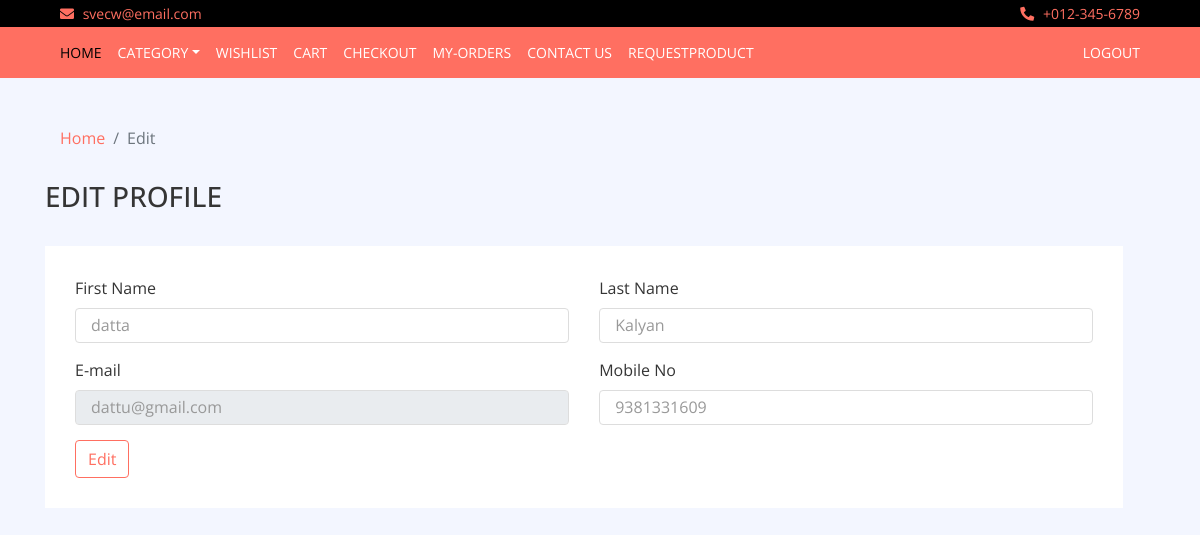
The app's page /Toys/Edit/ (signed in) with its own data.
### Toys/models.py (models this page shows, shortened)
class Customer(AbstractBaseUser):
	Email = models.EmailField(null=False,unique=True,max_length=30)
	FirstName=models.CharField(max_length=20,unique=True)
	LastName=models.CharField(max_length=20)
	Mobile=models.CharField(max_length=10)
	is_admin=models.BooleanField(default=False)
	is_active=models.BooleanField(default=True)
	is_staff=models.BooleanField(default=False)
	is_superuser=models.BooleanField(default=False)
	USERNAME_FIELD = 'Email'
	REQUIRED_FIELDS = ['FirstName','LastName','Mobile']
	objects = MyUserManager()

### Toys/views.py (the view)
# urls.py: path('Edit/', views.edit_profile, name = 'Edit'),
def edit_profile(request):
	context={}
	if request.method == 'POST':
		form = EditProfileForm(request.POST, instance=request.user)
		profile_form = ProfileForm(request.POST, request.FILES, instance=request.user)  # request.FILES is show the selected image or file
		if form.is_valid() and profile_form.is_valid():
			user_form = form.save()
			custom_form = profile_form.save(False)
			custom_form.user = user_form
			custom_form.save()
			context['msg'] = "Updated your Profile successfully"
			context['ad']=False
			return render(request,'EditProfile.html',context)
	else:
		form = EditProfileForm(instance=request.user)
		profile_form = ProfileForm(instance=request.user)
		args = {}
		args['form'] = form
		args['profile_form'] = profile_form
		args['ad']=False
		return render(request, 'EditProfile.html', args)

### Toys/forms.py
class EditProfileForm(forms.ModelForm):
    class Meta:
        model = Customer
        fields = (
            'Email',
        )

class ProfileForm(forms.ModelForm):
    class Meta:
        model = Customer
        fields=(
            'FirstName',
            'LastName',
            'Mobile',
            )

### Toys/templates/EditProfile.html (shortened to what this page needs)
<!DOCTYPE html>
<html lang="en">
    <head>
        {% load static %}
        <link href="https://stackpath.bootstrapcdn.com/bootstrap/4.4.1/css/bootstrap.min.css" rel="stylesheet" type="text/css">
        <link href="https://cdnjs.cloudflare.com/ajax/libs/font-awesome/5.10.0/css/all.min.css" rel="stylesheet" type="text/css">
        <link href="{% static 'lib/slick/slick.css' %}" rel="stylesheet" type="text/css">
        <link href="{% static 'lib/slick/slick-theme.css' %}" rel="stylesheet" type="text/css">
        <link rel="stylesheet" href="{% static 'style.css' %}">
    </head>
    <body>
        <div class="top-bar">
            <div class="container-fluid">
                <div class="row">
                    <div class="col-sm-6">
                        <i class="fa fa-envelope"></i>
                        svecw@email.com
                    </div>
                    <div class="col-sm-6">
                        <i class="fa fa-phone-alt"></i>
                        +012-345-6789
                    </div>
                </div>
            </div>
        </div>
        <div class="nav">
            <div class="container-fluid">
                <nav class="navbar navbar-expand-md bg-dark navbar-dark">
                    <div class="collapse navbar-collapse justify-content-between" id="navbarCollapse" style="padding-top: 7px;padding-bottom: 7px">
                        <div class="navbar-nav mr-auto" >
                            <a href="{% url 'home'%}" class="nav-item nav-link active">Home</a>
                            <div class="nav-item dropdown">
                                <a href="#" class="nav-link dropdown-toggle" data-toggle="dropdown">Category</a>
                            </div>
                            <a href="{% url 'wishlist'%}" class="nav-item nav-link">Wishlist</a>
                            <a href="{% url 'cart'%}" class="nav-item nav-link">cart</a>
                            <a href="{% url 'checkout'%}" class="nav-item nav-link">Checkout</a>
                            <a href="{% url 'orders'%}" class="nav-item nav-link">My-Orders</a>
                            <a href="{% url 'contact'%}" class="nav-item nav-link">Contact Us</a>
                            <a href="{% url 'requestProduct'%}" class="nav-item nav-link">RequestProduct</a>
                        </div>
                        <div class="navbar-nav ml-auto">
                            <a href="{% url 'logout'%}" style="padding-left: 200px" class="nav-item nav-link">Logout</a>
                            </div>
                        </div>
                    </div>
            </div>
        <br>
        <br>
        <div class="breadcrumb-wrap">
            <div class="container-fluid">
                <ul class="breadcrumb">
                    <li class="breadcrumb-item"><a href="{% url 'home' %}">Home</a></li>
                    <li class="breadcrumb-item active">Edit</li>
                </ul>
            </div>
        </div>
        <div class="login">
            <div class="container-fluid">
                <div class="row">
                    <div >
                    <h3 style="font-style: bold">EDIT PROFILE</h3><br>
                    <form action="{% url 'Edit' %}" method="POST" class="">
                        <div class="register-form">
                            <div class="row">
                                <div class="col-md-6">
                                    <label>First Name</label>
                                    <input class="form-control" type="text" placeholder="First Name" value="{{profile_form.FirstName.value}}" name="FirstName">
                                </div>
                                <div class="col-md-6">
                                    <label>Last Name</label>
                                    <input class="form-control" type="text" placeholder="Last Name" value="{{profile_form.LastName.value}}" name="LastName" >
                                </div>
                                <div class="col-md-6">
                                    <label>E-mail</label>
                                    <input class="form-control" type="text" placeholder="E-mail" value="{{form.Email.value}}" name = "Email" readonly>
                                </div>
                                <div class="col-md-6">
                                    <label>Mobile No</label>
                                    <input class="form-control" type="text" placeholder="Mobile No" value="{{profile_form.Mobile.value}}" name="Mobile">
                                </div>
                                <br> {{ msg }}
                                <br><br>
                                <div class="col-md-12">
                                    <button class="btn">Edit</button>
                                </div>
                            </div>
                        </div>
                    </form>
                    </div>
    </body>
</html>

### Toys/assets/style.css (style rules this page uses)
body { color: #353535; font-family: 'Open Sans', sans-serif; font-weight: 400; background: #f3f6ff; }
a { color: #FF6F61; }
@media (min-width: 992px) { .container-fluid { padding-right: 60px; padding-left: 60px; } }
.form-control, .custom-select { width: 100%; height: 35px; padding: 0 15px; color: #999999; border: 1px solid #dddddd; margin-bottom: 15px }
.btn { color: #FF6F61; background: #ffffff; border: 1px solid #FF6F61; }
.top-bar { padding: 3px 0; font-size: 14px; color: #FF6F61; background: #000000; }
.top-bar i { margin-right: 5px; }
.top-bar .col-sm-6:first-child { text-align: left; }
.top-bar .col-sm-6:last-child { text-align: right; }
.nav { position: relative; }
@media (min-width: 992px) { .nav .container-fluid { padding-left: 52px; padding-right: 52px; } }
.nav .navbar { height: 100%; padding: 0; }
@media (min-width: 768px) { .nav, .nav .navbar { background: #FF6F61 !important; } }
@media (min-width: 768px) { .nav .navbar-dark a.nav-link { color: #ffffff; font-size: 14px; text-transform: uppercase; } }
@media (min-width: 768px) { .nav .navbar-dark a.nav-link:hover, .nav .navbar-dark a.nav-link.active { color: #000000; } }
.breadcrumb-wrap { position: relative; width: 100%; }
.breadcrumb-wrap .breadcrumb { margin: 0; padding: 0; background: transparent; }
.login { position: relative; padding-top: 30px; }
.login .login-form, .login .register-form { padding: 30px; background: #ffffff; margin-bottom: 30px; }

### records on screen
Customer: FirstName "datta", LastName "Kalyan", Email "dattu@gmail.com", Mobile "9381331609"
